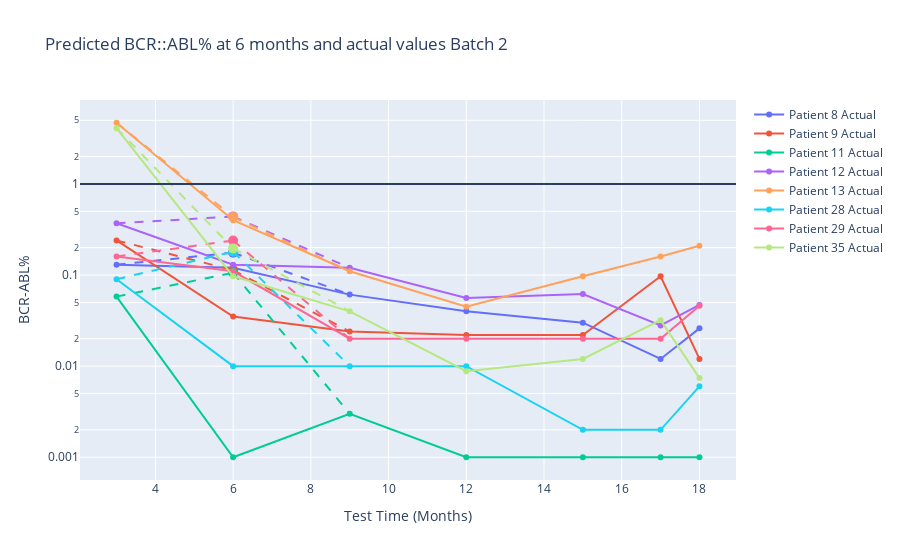

Notebook code for this chart:
### Code cell
import plotly.graph_objects as go
import pandas as pd
import numpy as np
import plotly.express as px

colors = px.colors.qualitative.Plotly 

fig = go.Figure()

for idx, patient in enumerate(merged_data_2['patient_number'].unique()):
    patient_data = merged_data_2[merged_data_2['patient_number'] == patient]
    patient_color = colors[idx % len(colors)]  

    fig.add_trace(go.Scatter(
        x=patient_data['month'], y=patient_data['BCRABL'],
        mode='lines+markers', name=f'Patient {patient} Actual',
        line=dict(color=patient_color),  
        marker=dict(color=patient_color)  
    ))
    
    predicted_data = patient_data[patient_data['month'] == 6]
    if not predicted_data.empty:
        fig.add_trace(go.Scatter(
            x=[6], y=predicted_data['pred'],
            mode='markers', name=f'Patient {patient} Predicted',
            marker=dict(color=patient_color, size=10), 
            showlegend=False  
        ))
        
        before_pred = patient_data[patient_data['month'] < 6].tail(1)
        after_pred = patient_data[patient_data['month'] > 6].head(1)
        
        if not before_pred.empty:
            fig.add_trace(go.Scatter(
                x=[before_pred['month'].values[0], 6],
                y=[before_pred['BCRABL'].values[0], predicted_data['pred'].values[0]],
                mode='lines', line=dict(dash='dash', color=patient_color),
                showlegend=False  
            ))
        if not after_pred.empty:
            fig.add_trace(go.Scatter(
                x=[6, after_pred['month'].values[0]],
                y=[predicted_data['pred'].values[0], after_pred['BCRABL'].values[0]],
                mode='lines', line=dict(dash='dash', color=patient_color),
                showlegend=False  
            ))

fig.update_layout(
    title='Predicted BCR::ABL% at 6 months and actual values Batch 2',
    xaxis_title='Test Time (Months)',
    yaxis_title='BCR-ABL%',
    yaxis_type='log'  
)

fig.update_traces(connectgaps=True)

fig.add_hline(y=1)

fig.show()

### Figure 1 — Plotly figure (JSON) as saved in the notebook; plotly's stock layout.template omitted (floating-point values rounded to 4 significant figures)
{"data": [{"connectgaps": true, "line": {"color": "#636EFA"}, "marker": {"color": "#636EFA"}, "mode": "lines+markers", "name": "Patient 8 Actual", "type": "scatter", "x": [3, 6, 9, 12, 15, 17, 18], "y": [0.13, 0.12, 0.061, 0.04, 0.03, 0.012, 0.026]}, {"connectgaps": true, "marker": {"color": "#636EFA", "size": 10}, "mode": "markers", "name": "Patient 8 Predicted", "showlegend": false, "type": "scatter", "x": [6], "y": [0.1763]}, {"connectgaps": true, "line": {"color": "#636EFA", "dash": "dash"}, "mode": "lines", "showlegend": false, "type": "scatter", "x": [3, 6], "y": [0.13, 0.1763]}, {"connectgaps": true, "line": {"color": "#636EFA", "dash": "dash"}, "mode": "lines", "showlegend": false, "type": "scatter", "x": [6, 9], "y": [0.1763, 0.061]}, {"connectgaps": true, "line": {"color": "#EF553B"}, "marker": {"color": "#EF553B"}, "mode": "lines+markers", "name": "Patient 9 Actual", "type": "scatter", "x": [3, 6, 9, 12, 15, 17, 18], "y": [0.24, 0.035, 0.024, 0.022, 0.022, 0.097, 0.012]}, {"connectgaps": true, "marker": {"color": "#EF553B", "size": 10}, "mode": "markers", "name": "Patient 9 Predicted", "showlegend": false, "type": "scatter", "x": [6], "y": [0.1133]}, {"connectgaps": true, "line": {"color": "#EF553B", "dash": "dash"}, "mode": "lines", "showlegend": false, "type": "scatter", "x": [3, 6], "y": [0.24, 0.1133]}, {"connectgaps": true, "line": {"color": "#EF553B", "dash": "dash"}, "mode": "lines", "showlegend": false, "type": "scatter", "x": [6, 9], "y": [0.1133, 0.024]}, {"connectgaps": true, "line": {"color": "#00CC96"}, "marker": {"color": "#00CC96"}, "mode": "lines+markers", "name": "Patient 11 Actual", "type": "scatter", "x": [3, 6, 9, 12, 15, 17, 18], "y": [0.058, 0.001, 0.003, 0.001, 0.001, 0.001, 0.001]}, {"connectgaps": true, "marker": {"color": "#00CC96", "size": 10}, "mode": "markers", "name": "Patient 11 Predicted", "showlegend": false, "type": "scatter", "x": [6], "y": [0.106]}, {"connectgaps": true, "line": {"color": "#00CC96", "dash": "dash"}, "mode": "lines", "showlegend": false, "type": "scatter", "x": [3, 6], "y": [0.058, 0.106]}, {"connectgaps": true, "line": {"color": "#00CC96", "dash": "dash"}, "mode": "lines", "showlegend": false, "type": "scatter", "x": [6, 9], "y": [0.106, 0.003]}, {"connectgaps": true, "line": {"color": "#AB63FA"}, "marker": {"color": "#AB63FA"}, "mode": "lines+markers", "name": "Patient 12 Actual", "type": "scatter", "x": [3, 6, 9, 12, 15, 17, 18], "y": [0.37, 0.13, 0.12, 0.056, 0.062, 0.028, 0.047]}, {"connectgaps": true, "marker": {"color": "#AB63FA", "size": 10}, "mode": "markers", "name": "Patient 12 Predicted", "showlegend": false, "type": "scatter", "x": [6], "y": [0.4389]}, {"connectgaps": true, "line": {"color": "#AB63FA", "dash": "dash"}, "mode": "lines", "showlegend": false, "type": "scatter", "x": [3, 6], "y": [0.37, 0.4389]}, {"connectgaps": true, "line": {"color": "#AB63FA", "dash": "dash"}, "mode": "lines", "showlegend": false, "type": "scatter", "x": [6, 9], "y": [0.4389, 0.12]}, {"connectgaps": true, "line": {"color": "#FFA15A"}, "marker": {"color": "#FFA15A"}, "mode": "lines+markers", "name": "Patient 13 Actual", "type": "scatter", "x": [3, 6, 9, 12, 15, 17, 18], "y": [4.7, 0.4, 0.11, 0.045, 0.097, 0.16, 0.21]}, {"connectgaps": true, "marker": {"color": "#FFA15A", "size": 10}, "mode": "markers", "name": "Patient 13 Predicted", "showlegend": false, "type": "scatter", "x": [6], "y": [0.4338]}, {"connectgaps": true, "line": {"color": "#FFA15A", "dash": "dash"}, "mode": "lines", "showlegend": false, "type": "scatter", "x": [3, 6], "y": [4.7, 0.4338]}, {"connectgaps": true, "line": {"color": "#FFA15A", "dash": "dash"}, "mode": "lines", "showlegend": false, "type": "scatter", "x": [6, 9], "y": [0.4338, 0.11]}, {"connectgaps": true, "line": {"color": "#19D3F3"}, "marker": {"color": "#19D3F3"}, "mode": "lines+markers", "name": "Patient 28 Actual", "type": "scatter", "x": [3, 6, 9, 12, 15, 17, 18], "y": [0.09, 0.01, 0.01, 0.01, 0.002, 0.002, 0.006]}, {"connectgaps": true, "marker": {"color": "#19D3F3", "size": 10}, "mode": "markers", "name": "Patient 28 Predicted", "showlegend": false, "type": "scatter", "x": [6], "y": [0.1806]}, {"connectgaps": true, "line": {"color": "#19D3F3", "dash": "dash"}, "mode": "lines", "showlegend": false, "type": "scatter", "x": [3, 6], "y": [0.09, 0.1806]}, {"connectgaps": true, "line": {"color": "#19D3F3", "dash": "dash"}, "mode": "lines", "showlegend": false, "type": "scatter", "x": [6, 9], "y": [0.1806, 0.01]}, {"connectgaps": true, "line": {"color": "#FF6692"}, "marker": {"color": "#FF6692"}, "mode": "lines+markers", "name": "Patient 29 Actual", "type": "scatter", "x": [3, 6, 9, 12, 15, 17, 18], "y": [0.16, 0.11, 0.02, 0.02, 0.02, 0.02, 0.046]}, {"connectgaps": true, "marker": {"color": "#FF6692", "size": 10}, "mode": "markers", "name": "Patient 29 Predicted", "showlegend": false, "type": "scatter", "x": [6], "y": [0.2393]}, {"connectgaps": true, "line": {"color": "#FF6692", "dash": "dash"}, "mode": "lines", "showlegend": false, "type": "scatter", "x": [3, 6], "y": [0.16, 0.2393]}, {"connectgaps": true, "line": {"color": "#FF6692", "dash": "dash"}, "mode": "lines", "showlegend": false, "type": "scatter", "x": [6, 9], "y": [0.2393, 0.02]}, {"connectgaps": true, "line": {"color": "#B6E880"}, "marker": {"color": "#B6E880"}, "mode": "lines+markers", "name": "Patient 35 Actual", "type": "scatter", "x": [3, 6, 9, 12, 15, 17, 18], "y": [4.1, 0.097, 0.04, 0.0088, 0.012, 0.032, 0.0074]}, {"connectgaps": true, "marker": {"color": "#B6E880", "size": 10}, "mode": "markers", "name": "Patient 35 Predicted", "showlegend": false, "type": "scatter", "x": [6], "y": [0.196]}, {"connectgaps": true, "line": {"color": "#B6E880", "dash": "dash"}, "mode": "lines", "showlegend": false, "type": "scatter", "x": [3, 6], "y": [4.1, 0.196]}, {"connectgaps": true, "line": {"color": "#B6E880", "dash": "dash"}, "mode": "lines", "showlegend": false, "type": "scatter", "x": [6, 9], "y": [0.196, 0.04]}], "layout": {"shapes": [{"type": "line", "x0": 0, "x1": 1, "xref": "x domain", "y0": 1, "y1": 1, "yref": "y"}], "title": {"text": "Predicted BCR::ABL% at 6 months and actual values Batch 2"}, "xaxis": {"title": {"text": "Test Time (Months)"}}, "yaxis": {"title": {"text": "BCR-ABL%"}, "type": "log"}}}
